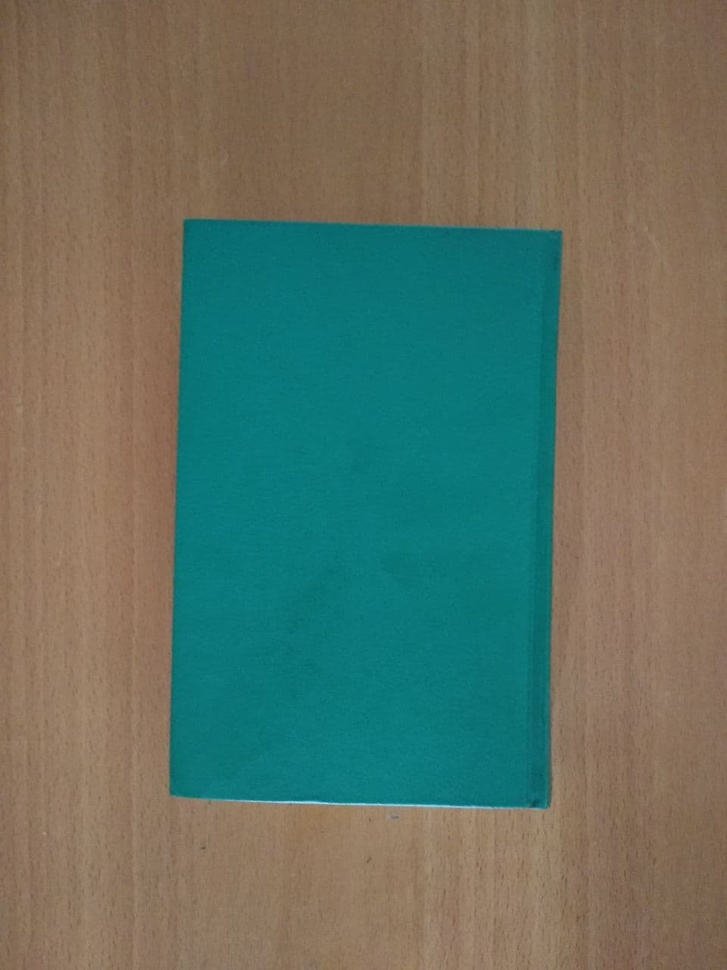
#> input picture Homography/imgs/img1.jpg, 727 x 970 px, shrunk from 960 x 1280 before the run, found by its file name
$ python Stereo.py
#> lines starting #> are read from the running program, lines starting #| are printed output that depends on the picture
import cv2 as cv  # Version 3.4.14.53
import numpy as np
import matplotlib.pyplot as plt


def drawlines(img_1, img_2, lines, pts1, pts2):
    """ img1 - image on which we draw the epilines for the points in img2
        lines - corresponding epilines """

    r, c = img_1.shape

    img_1 = cv.cvtColor(img_1, cv.COLOR_GRAY2BGR)
    img_2 = cv.cvtColor(img_2, cv.COLOR_GRAY2BGR)

    for r, pt1, pt2 in zip(lines, pts1, pts2):
        color = tuple(np.random.randint(0, 255, 3).tolist())

        x0, y0 = map(int, [0, -r[2] / r[1]])
        x1, y1 = map(int, [c, -(r[2] + r[0] * c) / r[1]])

        img_1 = cv.line(img_1, (x0, y0), (x1, y1), color, 1)
        img_1 = cv.circle(img_1, tuple(pt1), 5, color, -1)
        img_2 = cv.circle(img_2, tuple(pt2), 5, color, -1)

    return img_1, img_2


img_1 = cv.imread("img1.jpg", 0)
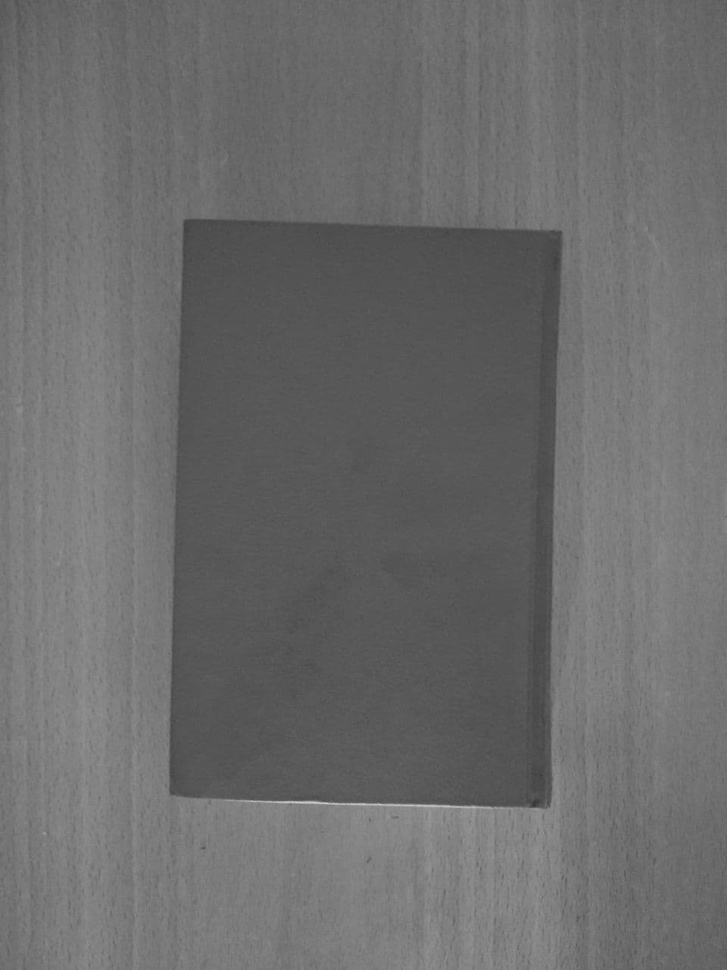
#> img_1: shape (970, 727); min 54, max 206, mean 107.7
img_2 = cv.imread("img2.jpg", 0)
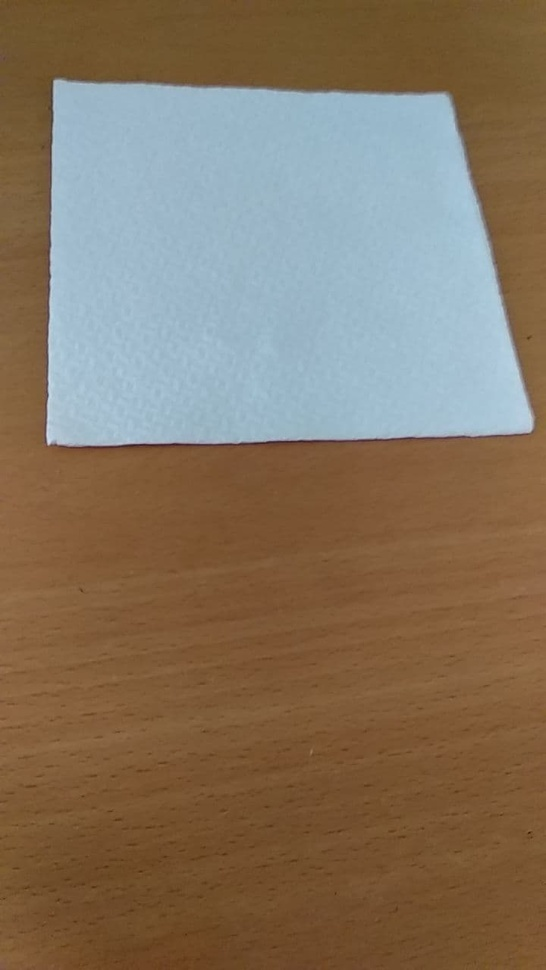
#> input picture Homography/imgs/img2.jpg, 546 x 970 px, shrunk from 720 x 1280 before the run, found by its file name
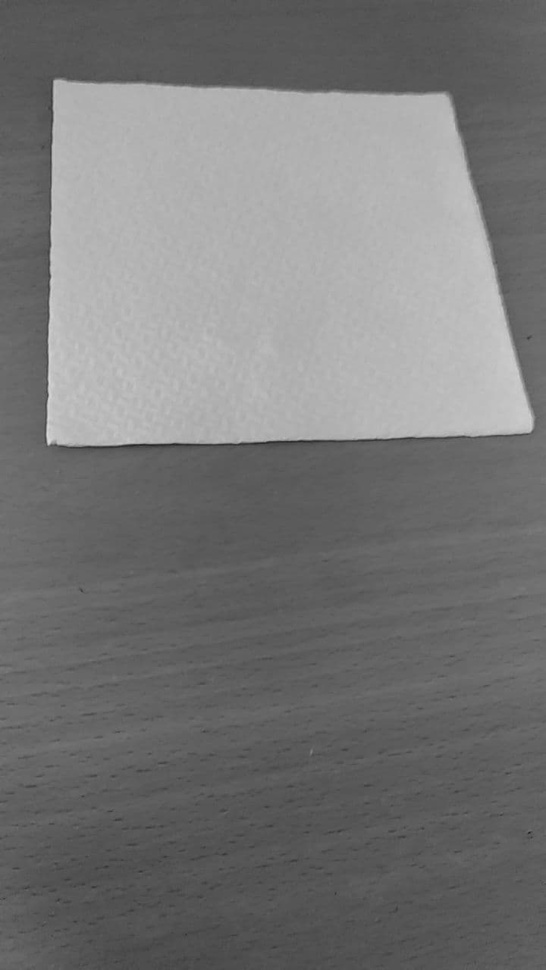
#> img_2: shape (970, 546); min 29, max 219, mean 119.3

# ORB Descriptor
orb = cv.ORB_create()

kp1, des1 = orb.detectAndCompute(img_1, None)
#> kp1 = 56 keypoints; strongest (x, y, size): (545, 803, 111.1), (546, 803, 92.6), (545, 806, 77.1), (532, 806, 31)
kp2, des2 = orb.detectAndCompute(img_2, None)
#> kp2 = 72 keypoints; strongest (x, y, size): (48, 443, 31), (48, 442, 44.6), (55, 81, 53.6), (54, 80, 37.2)

# Create dictionary
bf = cv.BFMatcher()
matches = bf.knnMatch(des1, des2, k=2)
#> matches = 56 matches

good = []
pts1 = []
pts2 = []

# Get good points
for i, (m, n) in enumerate(matches):
    if m.distance < 0.8 * n.distance:
        good.append(m)
        pts2.append(kp2[m.trainIdx].pt)
        pts1.append(kp1[m.queryIdx].pt)
#> this loop made 56 passes
#> after the loop, good = 1 matches; pts1 = [(559.9, 232.2)]; pts2 = [(451, 656)]

pts1 = np.int32(pts1)
#> pts1 = [[559, 232]]
pts2 = np.int32(pts2)
#> pts2 = [[451, 656]]

# Calcola la matrice fondamentale tra i punti corrispondenti in due immagini.
F, mask = cv.findFundamentalMat(pts1, pts2, cv.FM_LMEDS, None, None, None)
#> (the run stopped early here; a loop or call above may not have finished)
